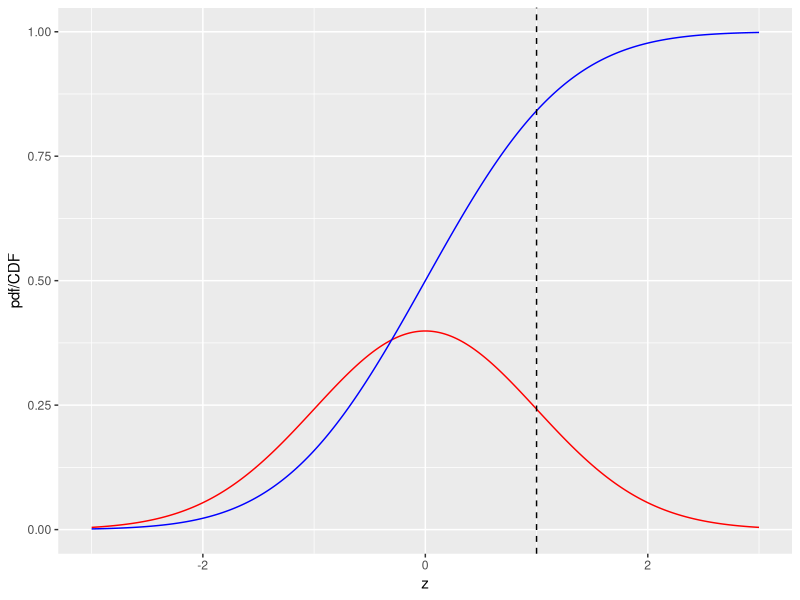
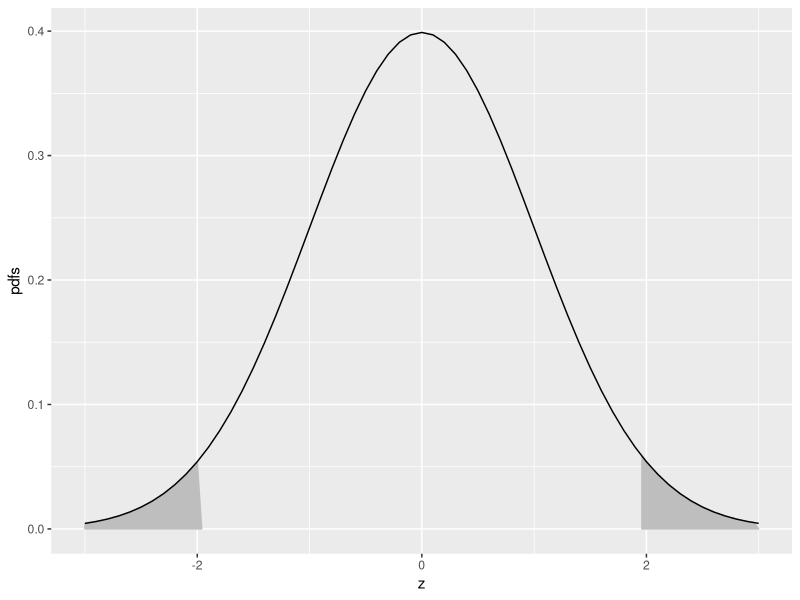
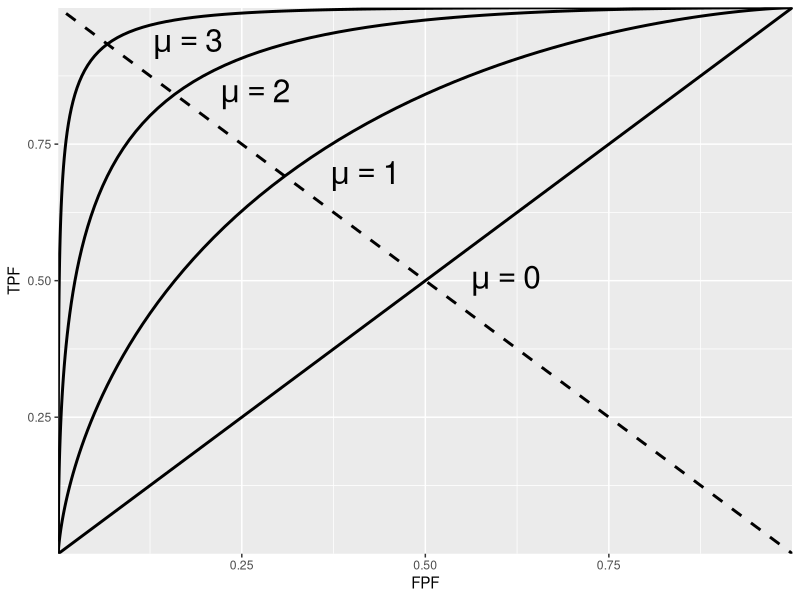
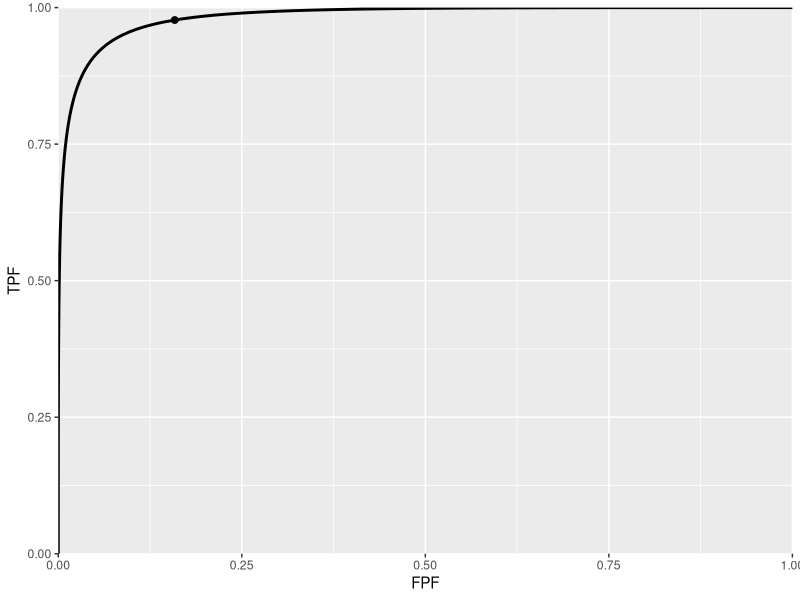

Write R code to recreate these figures, in order. (Note: this script raises an error after producing the figures.)
## ---- chunk 1
knitr::opts_chunk$set(
  collapse = TRUE,
  comment = "#>"
)
library(ggplot2)
library(kableExtra)
## ---- chunk 2
x <- seq(-3,3,0.01)
pdfData <- data.frame(z = x, pdfcdf = dnorm(x))
cdfData <- data.frame(z = x, pdfcdf = pnorm(x))
pdfcdfPlot <- ggplot(
  mapping = aes(x = z, y = pdfcdf)) + 
  geom_line(data = pdfData, color = "red") + 
  geom_line(data = cdfData, color = "blue") +
  geom_vline(xintercept = 1, linetype = 2) + 
  xlab(label = "z") + ylab(label = "pdf/CDF")
print(pdfcdfPlot)
## ---- chunk 3
qnorm(0.025)
qnorm(1-0.025)
pnorm(qnorm(0.025))
qnorm(pnorm(-1.96))
## ---- chunk 4
mu <- 0;sigma <- 1
zeta <- -qnorm(0.025)
step <- 0.1

LL<- -3
UL <- mu + 3*sigma

x.values <- seq(zeta,UL,step)
cord.x <- c(zeta, x.values,UL) 
cord.y <- c(0,dnorm(x.values),0) 

z <- seq(LL, UL, by = step)
curveData <- data.frame(z = z, pdfs = dnorm(z))
shadeData <- data.frame(z = cord.x, pdfs = cord.y)
shadedTails <- ggplot(mapping = aes(x = z, y = pdfs))  + 
  geom_polygon(data = shadeData, color = "grey", fill = "grey")

zeta <- qnorm(0.025)
x.values <- seq(LL, zeta,step)
cord.x <- c(LL, x.values,zeta) 
cord.y <- c(0,dnorm(x.values),0) 
shadeData <- data.frame(z = cord.x, pdfs = cord.y)
shadedTails <- shadedTails + 
  geom_polygon(
    data = shadeData, color = "grey", fill = "grey") + 
  xlab(label = "z") 
shadedTails <- shadedTails + 
  geom_line(data = curveData, color = "black")
print(shadedTails)
## ---- chunk 5
mu <- 0;zeta <- seq(-5, mu + 5, 0.05)
FPF <- pnorm(-zeta)
rocPlot <- ggplot(mapping = aes(x = FPF, y = TPF))
for (mu in 0:3){
  TPF <- pnorm(mu-zeta)
  curveData <- data.frame(FPF = FPF, TPF = TPF)
  rocPlot <- rocPlot + 
    geom_line(data = curveData, linewidth = 1) + 
    xlab("FPF")+ ylab("TPF" ) + 
    annotate("text", 
             x = pnorm(-mu/2) + 0.11, 
             y = pnorm(mu/2) + 0.0, 
             label = paste0("mu == ", mu), 
             parse = TRUE, size = 8)
  next
}
rocPlot <- rocPlot +
  scale_x_continuous(expand = c(0, 0)) + 
  scale_y_continuous(expand = c(0, 0))     

rocPlot <- rocPlot + 
  geom_abline(slope = -1, 
              intercept = 1, 
              linetype = 2,
              linewidth = 1)
print(rocPlot)
## ---- chunk 6
mu <- 3;zeta <- seq(-4,mu+3,0.05)
FPF <- pnorm(-zeta)
TPF <- pnorm(mu -zeta) 
FPF <- c(1, FPF, 0);TPF <- c(1, TPF, 0)
curveData <- data.frame(FPF = FPF, TPF = TPF)
OpX <- pnorm(-1)
OpY <- pnorm(mu-1)
pointData <- data.frame(FPF = OpX, TPF = OpY)
rocPlot <- ggplot(
  mapping = aes(x = FPF, y = TPF)) + 
  xlab("FPF")+ ylab("TPF" ) + 
  geom_line(data = curveData, linewidth = 1) + 
  geom_point(data = pointData, size = 2) +
  scale_x_continuous(expand = c(0, 0)) + 
  scale_y_continuous(expand = c(0, 0)) 
print(rocPlot)
## ---- chunk 7
cat("pnorm(3/sqrt(2)) = ", pnorm(3/sqrt(2)))
## ---- chunk 8
options(digits=3)
seed <- 100;set.seed(seed)
alpha <- 0.05;K1 <- 99;K2 <- 111;mu <- 5;zeta <- mu/2
cat("alpha = ", alpha, 
    "\nK1 = ", K1, 
    "\nK2 = ", K2, 
    "\nmu = ", mu, 
    "\nzeta = ", zeta, "\n")
z1 <- rnorm(K1)
z2 <- rnorm(K2) + mu
nTN <- length(z1[z1 < zeta])
nTP <- length(z2[z2 >= zeta])
Sp <- nTN/K1;Se <- nTP/K2
cat("Specificity = ", Sp, 
    "\nSensitivity = ", Se, "\n")

# Approx binomial tests
cat("Approx 95 percent CI for Specificity = ", 
    -abs(qnorm(alpha/2))*sqrt(Sp*(1-Sp)/K1)+Sp, 
    +abs(qnorm(alpha/2))*sqrt(Sp*(1-Sp)/K1)+Sp,"\n")

# Exact binomial test
ret <- binom.test(nTN, K1, p = nTN/K1)
cat("Exact 95 percent CI for Specificity = ", 
    as.numeric(ret$conf.int),"\n")

# Approx binomial tests
cat("Approx 95 percent CI for Sensitivity = ", 
    -abs(qnorm(alpha/2))*sqrt(Se*(1-Se)/K2)+Se, 
    +abs(qnorm(alpha/2))*sqrt(Se*(1-Se)/K2)+Se,"\n")

# Exact binomial test
ret <- binom.test(nTP, K2, p = nTP/K2)
cat("Exact 95 percent CI for Sensitivity = ", 
    as.numeric(ret$conf.int),"\n")
## ---- chunk 9
results <- array(dim = c(3,3))
results[1,] <- c(46.7, 100, 53.3)
results[2,] <- c(36.3, 99.3, 63.0)
results[3,] <- c(0.74, 0.95, 0.21)
df <- as.data.frame(results)
rownames(df) <- c("Sensitivity","Specificity","AUC")
colnames(df) <- c("Min","Max","Range")
## ---- chunk 10
kable(df, caption = "The variability of 108 radiologists on a common dataset of screening mammograms. Note the reduced variability when one uses AUC which accounts for variations in reporting thresholds (AUC variability range is 21 percent compared to 53 percent for sensitivity and 63 percent for specificity).", escape = FALSE)
## ---- chunk 11
knitr::include_graphics("images/BeamStudy.png")
## ---- chunk 12
simulateDataset <- function(K1, K2, mu, zeta, seed) {
  set.seed(seed)
  z1 <- rnorm(K1)
  z2 <- rnorm(K2) + mu
  nTN <- length(z1[z1 < zeta])
  nTP <- length(z2[z2 >= zeta])
  Sp <- nTN/K1
  Se <- nTP/K2
  mu <- qnorm(Sp)+qnorm(Se)
  return(
    list(Sp = Sp,
         Se = Se,
         mu = mu))
}
## ---- chunk 13
mu <- 1.5
zeta <- mu/2
seed <- 100 # line 4
K1 <- 9
K2 <- 11
ds <- simulateDataset(K1, K2, mu, zeta, seed)

cat("seed = ", seed,
    "\nmu true = ", mu,
    "\nzeta true = ", zeta,
    "\nK1 = ", K1, 
    "\nK2 = ", K2, 
    "\nSpecificity = ", ds$Sp, 
    "\nSensitivity = ", ds$Se, 
    "\nEst. of mu = ", ds$mu, "\n")
## ---- chunk 14
seed <- 101 # change
ds <- simulateDataset(K1, K2, mu, zeta, seed)

cat("seed = ", seed,
    "\nmu true = ", mu,
    "\nzeta true = ", zeta,
    "\nK1 = ", K1, 
    "\nK2 = ", K2, 
    "\nSpecificity = ", ds$Sp, 
    "\nSensitivity = ", ds$Se, 
    "\nEst. of mu = ", ds$mu, "\n")
## ---- chunk 15
K1 <- 90 # change
K2 <- 110 # change
seed <- 100 # change
ds <- simulateDataset(K1, K2, mu, zeta, seed)

cat("seed = ", seed,
    "\nmu true = ", mu,
    "\nzeta true = ", zeta,
    "\nK1 = ", K1, 
    "\nK2 = ", K2, 
    "\nSpecificity = ", ds$Sp, 
    "\nSensitivity = ", ds$Se, 
    "\nEst. of mu = ", ds$mu, "\n")
## ---- chunk 16
seed <- 101 # change
ds <- simulateDataset(K1, K2, mu, zeta, seed)

cat("seed = ", seed,
    "\nmu true = ", mu,
    "\nzeta true = ", zeta,
    "\nK1 = ", K1, 
    "\nK2 = ", K2, 
    "\nSpecificity = ", ds$Sp, 
    "\nSensitivity = ", ds$Se, 
    "\nEst. of mu = ", ds$mu, "\n")
## ---- chunk 17
results <- array(dim = c(9,6))
mu <- 1.5
zeta <- mu/2
results[9,] <- c(Inf, Inf, NA, pnorm(zeta), pnorm(mu-zeta), mu)
K1_arr <- c(9, 9, 90, 90, 900, 900, 9000, 9000, NA)
K2_arr <- c(11, 11, 110, 110, 1100, 1100, 11000, 11000, NA)
seed_arr <- c(100,101,100,101,100,101,100,101,NA)
for (i in 1:8) {
  ds <- simulateDataset(K1_arr[i], K2_arr[i], mu, zeta, seed_arr[i])
  results[i,] <- c(K1_arr[i], K2_arr[i], seed_arr[i], ds$Sp, ds$Se, ds$mu)
}
df <- as.data.frame(results)
colnames(df) <- c("K1","K2","seed","Se","Sp","mu")
## ---- chunk 18
kable(df, caption = "Effect of sample size and seed on estimates of sensitivity, specificity and the mu-parameter.", escape = FALSE)
## ---- chunk 19
pnorm(0.75) # example 1
2*qnorm(pnorm(zeta)) # example 2
